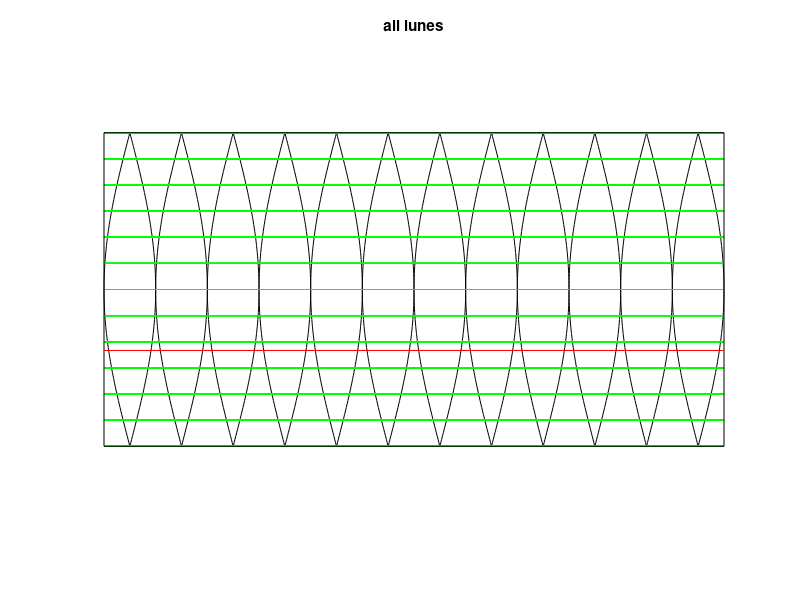
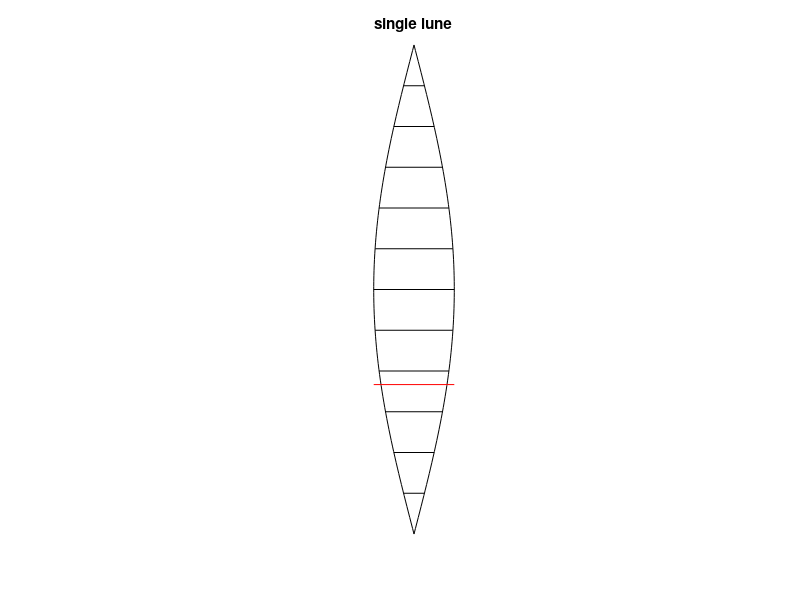

Source code (MATLAB) for these figures, in order:
% split a sphere into lunes (outside of the wedge)
clear;
%clc;

%%%%%%%%%%%%%%%%%%%%%%%%%%%%%%%%%%%%%%%%%%%%%%%%%%%%%%%%%%%%%%%%
% USER INPUTS

c = 100; % circumference
n = 12;  % points in curves
m = 12;   % number of lunes
z = 90;  % accurate curves

%%%%%%%%%%%%%%%%%%%%%%%%%%%%%%%%%%%%%%%%%%%%%%%%%%%%%%%%%%%%%%%%
% CAULCULATED VALUES

r = c / (2 * pi);

phi = 2 * pi / m;

nr = r * sin(phi / 2);
theta = linspace(-pi/2, pi/2, n+1);

tx = nr * cos(theta);
ty = linspace(-c/4, c/4, n+1);

%%%%%%%%%%%%%%%%%%%%%%%%%%%%%%%%%%%%%%%%%%%%%%%%%%%%%%%%%%%%%%%%
% LUNE CURVES

x = nr * cos(linspace(-pi/2, pi/2, z));
y = linspace(-c/4, c/4, z);

x = [x, -fliplr(x)];
y = [y,  fliplr(y)];

%%%%%%%%%%%%%%%%%%%%%%%%%%%%%%%%%%%%%%%%%%%%%%%%%%%%%%%%%%%%%%%%
% INTERIOR LINES

x2 = [tx ; -tx; NaN * ones(size(tx))];
x2 = x2(:);
y2 = repelem(ty,3);


%%%%%%%%%%%%%%%%%%%%%%%%%%%%%%%%%%%%%%%%%%%%%%%%%%%%%%%%%%%%%%%%
% EXTERIOR LINES

total_visible_width = m * 2 * nr;

x3 = repmat([0 1 NaN]*total_visible_width, n + 1);
y3 = repelem(ty, 3);

%%%%%%%%%%%%%%%%%%%%%%%%%%%%%%%%%%%%%%%%%%%%%%%%%%%%%%%%%%%%%%%%
% PRINT

lune_width = (2 * nr) / 2.54

disp('width list')
blarg = tx' * 2 / 2.54;
for ii = blarg
    disp(sprintf('%10.2f\n', ii))
end

%%%%%%%%%%%%%%%%%%%%%%%%%%%%%%%%%%%%%%%%%%%%%%%%%%%%%%%%%%%%%%%%
% PLOT

if true
	figure(1);
	clf;
	hold on;
	title("all lunes")

	for ii = 1:m
	    % lune
	    plot((ii - 0.5) * 2 * nr + x,  y,  'k');
	    % lines interior to lune
	    plot((ii - 0.5) * 2 * nr + x2, y2, 'k');
	end

	% draw lines across
	plot(x3, y3, 'g');

	% border
	plot([0 0 1 1 0]*total_visible_width, [-1 1 1 -1 -1]*c/4, 'k');

	% cut line
	plot([0 1]*total_visible_width, [1 1]*(-35/90)*c/4, 'r');

	axis('equal');
	axis('off');
	hold off;

	saveas(1, 'hat_arcs.svg')
end

if true
	figure(2);
	clf;
	hold on;
	title("single lune")

    % lune
    plot((0.5) * 2 * nr + x,  y,  'k');
    % lines interior to lune
    plot((0.5) * 2 * nr + x2, y2, 'k');

	% cut line
	plot([0 1]*2*nr, [1 1]*(-35/90)*c/4, 'r');

	axis('equal');
	axis('off');
	hold off;
end

